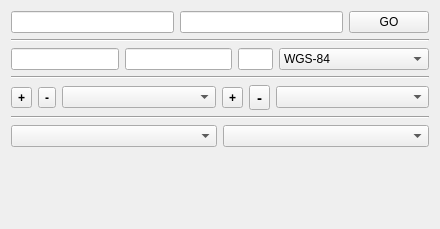
          <widget class="QWidget" name="scrollAreaWidgetContents_3">
           <property name="geometry">
            <rect>
             <x>0</x>
             <y>0</y>
             <width>440</width>
             <height>229</height>
            </rect>
           </property>
           <layout class="QVBoxLayout" name="verticalLayout_4">
            <item>
             <layout class="QHBoxLayout" name="horizontalLayout_5">
              <item>
               <widget class="QLineEdit" name="Lat">
                <property name="toolTip">
                 <string>Longitude</string>
                </property>
                <property name="alignment">
                 <set>Qt::AlignCenter</set>
                </property>
               </widget>
              </item>
              <item>
               <widget class="QLineEdit" name="Lon">
                <property name="toolTip">
                 <string>Latitude</string>
                </property>
                <property name="alignment">
                 <set>Qt::AlignCenter</set>
                </property>
               </widget>
              </item>
              <item>
               <widget class="QPushButton" name="SendPosition">
                <property name="toolTip">
                 <string>Go to lat lon</string>
                </property>
                <property name="text">
                 <string>GO</string>
                </property>
               </widget>
              </item>
             </layout>
            </item>
            <item>
             <widget class="Line" name="line_5">
              <property name="orientation">
               <enum>Qt::Horizontal</enum>
              </property>
             </widget>
            </item>
            <item>
             <layout class="QHBoxLayout" name="horizontalLayout_10">
              <item>
               <widget class="QLineEdit" name="Nord">
                <property name="toolTip">
                 <string>UTM coordinates - North</string>
                </property>
               </widget>
              </item>
              <item>
               <widget class="QLineEdit" name="East">
                <property name="toolTip">
                 <string>UTM coordinates - East</string>
                </property>
               </widget>
              </item>
              <item>
               <widget class="QLineEdit" name="utmcode">
                <property name="minimumSize">
                 <size>
                  <width>30</width>
                  <height>0</height>
                 </size>
                </property>
                <property name="maximumSize">
                 <size>
                  <width>35</width>
                  <height>16777215</height>
                 </size>
                </property>
                <property name="toolTip">
                 <string>UTM zone</string>
                </property>
                <property name="text">
                 <string/>
                </property>
               </widget>
              </item>
              <item>
               <widget class="QComboBox" name="ellipse">
                <property name="maximumSize">
                 <size>
                  <width>150</width>
                  <height>26</height>
                 </size>
                </property>
                <property name="toolTip">
                 <string>Ellipsoid</string>
                </property>
                <item>
                 <property name="text">
                  <string>WGS-84</string>
                 </property>
                </item>
                <item>
                 <property name="text">
                  <string>Airy</string>
                 </property>
                </item>
                <item>
                 <property name="text">
                  <string>Australian National</string>
                 </property>
                </item>
                <item>
                 <property name="text">
                  <string>Bessel 1841</string>
                 </property>
                </item>
                <item>
                 <property name="text">
                  <string>Bessel 1841 (Nambia)</string>
                 </property>
                </item>
                <item>
                 <property name="text">
                  <string>Clarke 1866</string>
                 </property>
                </item>
                <item>
                 <property name="text">
                  <string>Clarke 1880</string>
                 </property>
                </item>
                <item>
                 <property name="text">
                  <string>Everest</string>
                 </property>
                </item>
                <item>
                 <property name="text">
                  <string>Fischer 1960 (Mercury)</string>
                 </property>
                </item>
                <item>
                 <property name="text">
                  <string>Fischer 1968</string>
                 </property>
                </item>
                <item>
                 <property name="text">
                  <string>GRS 1967</string>
                 </property>
                </item>
                <item>
                 <property name="text">
                  <string>GRS 1980</string>
                 </property>
                </item>
                <item>
                 <property name="text">
                  <string>Helmert 1906</string>
                 </property>
                </item>
                <item>
                 <property name="text">
                  <string>Hough</string>
                 </property>
                </item>
                <item>
                 <property name="text">
                  <string>International</string>
                 </property>
                </item>
                <item>
                 <property name="text">
                  <string>Krassovsky</string>
                 </property>
                </item>
                <item>
                 <property name="text">
                  <string>Modified Airy</string>
                 </property>
                </item>
                <item>
                 <property name="text">
                  <string>Modified Everest</string>
                 </property>
                </item>
                <item>
                 <property name="text">
                  <string>Modified Fischer 1960</string>
                 </property>
                </item>
                <item>
                 <property name="text">
                  <string>South American 1969</string>
                 </property>
                </item>
                <item>
                 <property name="text">
                  <string>WGS 60</string>
                 </property>
                </item>
                <item>
                 <property name="text">
                  <string>WGS 66</string>
                 </property>
                </item>
                <item>
                 <property name="text">
                  <string>WGS-72</string>
                 </property>
                </item>
                <item>
                 <property name="text">
                  <string>WGS-84</string>
                 </property>
                </item>
               </widget>
              </item>
             </layout>
            </item>
            <item>
             <widget class="Line" name="line_6">
              <property name="orientation">
               <enum>Qt::Horizontal</enum>
              </property>
             </widget>
            </item>
            <item>
             <layout class="QHBoxLayout" name="horizontalLayout_14">
              <item>
               <widget class="QToolButton" name="addqlayer">
                <property name="font">
                 <font>
                  <weight>75</weight>
                  <bold>true</bold>
                 </font>
                </property>
                <property name="toolTip">
                 <string>Add Raster Layer</string>
                </property>
                <property name="text">
                 <string>+</string>
                </property>
                <property name="icon">
                 <iconset resource="../resources.qrc">
                  <normaloff>:/icons/element-cell.gif</normaloff>:/icons/element-cell.gif</iconset>
                </property>
               </widget>
              </item>
              <item>
               <widget class="QToolButton" name="removeqlayer">
                <property name="font">
                 <font>
                  <weight>75</weight>
                  <bold>true</bold>
                 </font>
                </property>
                <property name="toolTip">
                 <string>Remove Raster Layer</string>
                </property>
                <property name="text">
                 <string>-</string>
                </property>
                <property name="icon">
                 <iconset resource="../resources.qrc">
                  <normaloff>:/icons/element-cell-delete.gif</normaloff>:/icons/element-cell-delete.gif</iconset>
                </property>
               </widget>
              </item>
              <item>
               <widget class="QComboBox" name="qgislayer">
                <property name="toolTip">
                 <string>Raster Layer</string>
                </property>
               </widget>
              </item>
              <item>
               <widget class="QToolButton" name="addVlayer">
                <property name="font">
                 <font>
                  <weight>75</weight>
                  <bold>true</bold>
                 </font>
                </property>
                <property name="toolTip">
                 <string>Add Vector Layer</string>
                </property>
                <property name="text">
                 <string>+</string>
                </property>
                <property name="icon">
                 <iconset resource="../resources.qrc">
                  <normaloff>:/icons/element-vector.gif</normaloff>:/icons/element-vector.gif</iconset>
                </property>
               </widget>
              </item>
              <item>
               <widget class="QToolButton" name="removeVlayer">
                <property name="font">
                 <font>
                  <pointsize>11</pointsize>
                  <weight>75</weight>
                  <bold>true</bold>
                 </font>
                </property>
                <property name="toolTip">
                 <string>Remove Vector Layer</string>
                </property>
                <property name="text">
                 <string>-</string>
                </property>
                <property name="icon">
                 <iconset resource="../resources.qrc">
                  <normaloff>:/icons/element-vector-remove.gif</normaloff>:/icons/element-vector-remove.gif</iconset>
                </property>
               </widget>
              </item>
              <item>
               <widget class="QComboBox" name="qgisVlayer">
                <property name="toolTip">
                 <string>Vector Layer</string>
                </property>
               </widget>
              </item>
             </layout>
            </item>
            <item>
             <widget class="Line" name="line_7">
              <property name="orientation">
               <enum>Qt::Horizontal</enum>
              </property>
             </widget>
            </item>
            <item>
             <layout class="QHBoxLayout" name="horizontalLayout_2">
              <item>
               <widget class="QComboBox" name="Place">
                <property name="toolTip">
                 <string>Geonames Zone</string>
                </property>
                <item>
                 <property name="text">
                  <string/>
                 </property>
                </item>
               </widget>
              </item>
              <item>
               <widget class="QComboBox" name="placezone">
                <property name="toolTip">
                 <string>Geonames Place</string>
                </property>
               </widget>
              </item>
             </layout>
            </item>
            <item>
             <spacer name="verticalSpacer">
              <property name="orientation">
               <enum>Qt::Vertical</enum>
              </property>
              <property name="sizeHint" stdset="0">
               <size>
                <width>20</width>
                <height>40</height>
               </size>
              </property>
             </spacer>
            </item>
           </layout>
          </widget>
